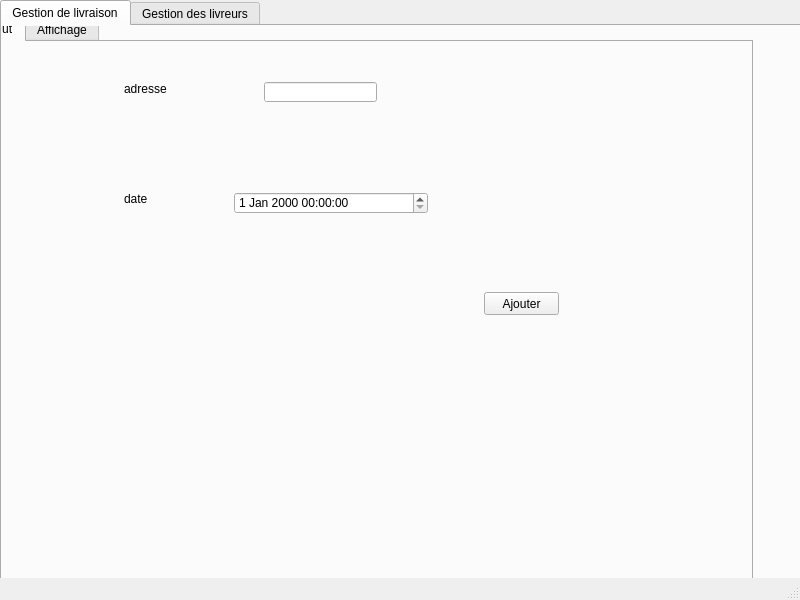
<?xml version="1.0" encoding="UTF-8"?>
<ui version="4.0">
 <class>MainWindow</class>
 <widget class="QMainWindow" name="MainWindow">
  <property name="geometry">
   <rect>
    <x>0</x>
    <y>0</y>
    <width>800</width>
    <height>600</height>
   </rect>
  </property>
  <property name="windowTitle">
   <string>MainWindow</string>
  </property>
  <widget class="QWidget" name="centralwidget">
   <widget class="QTabWidget" name="temprature">
    <property name="geometry">
     <rect>
      <x>0</x>
      <y>0</y>
      <width>841</width>
      <height>701</height>
     </rect>
    </property>
    <property name="currentIndex">
     <number>0</number>
    </property>
    <widget class="QWidget" name="tab1">
     <attribute name="title">
      <string>Gestion de livraison</string>
     </attribute>
     <widget class="QTabWidget" name="tabWidget_2">
      <property name="geometry">
       <rect>
        <x>-30</x>
        <y>-10</y>
        <width>781</width>
        <height>621</height>
       </rect>
      </property>
      <property name="styleSheet">
       <string notr="true">tabWidget_2 = new QWidget(this); m_myWidget-&gt;setGeometry(0, 0, 300, 100)</string>
      </property>
      <property name="currentIndex">
       <number>0</number>
      </property>
      <widget class="QWidget" name="tab_3">
       <attribute name="title">
        <string>Ajout</string>
       </attribute>
       <widget class="QLabel" name="label">
        <property name="geometry">
         <rect>
          <x>150</x>
          <y>40</y>
          <width>47</width>
          <height>14</height>
         </rect>
        </property>
        <property name="text">
         <string>adresse</string>
        </property>
       </widget>
       <widget class="QLabel" name="label_3">
        <property name="geometry">
         <rect>
          <x>150</x>
          <y>150</y>
          <width>47</width>
          <height>14</height>
         </rect>
        </property>
        <property name="text">
         <string>date</string>
        </property>
       </widget>
       <widget class="QPushButton" name="Ajouter">
        <property name="geometry">
         <rect>
          <x>510</x>
          <y>250</y>
          <width>75</width>
          <height>23</height>
         </rect>
        </property>
        <property name="text">
         <string>Ajouter</string>
        </property>
       </widget>
       <widget class="QLineEdit" name="adrlivraison">
        <property name="geometry">
         <rect>
          <x>290</x>
          <y>40</y>
          <width>113</width>
          <height>20</height>
         </rect>
        </property>
       </widget>
       <widget class="QDateTimeEdit" name="datelivraison">
        <property name="geometry">
         <rect>
          <x>260</x>
          <y>150</y>
          <width>194</width>
          <height>22</height>
         </rect>
        </property>
       </widget>
      </widget>
      <widget class="QWidget" name="tab_5">
       <attribute name="title">
        <string>Affichage</string>
       </attribute>
       <widget class="QTableView" name="tab_livr">
        <property name="geometry">
         <rect>
          <x>20</x>
          <y>60</y>
          <width>471</width>
          <height>301</height>
         </rect>
        </property>
       </widget>
       <widget class="QComboBox" name="cb_recherche">
        <property name="geometry">
         <rect>
          <x>500</x>
          <y>50</y>
          <width>141</width>
          <height>22</height>
         </rect>
        </property>
        <item>
         <property name="text">
          <string>id_livr</string>
         </property>
        </item>
        <item>
         <property name="text">
          <string>adresse</string>
         </property>
        </item>
        <item>
         <property name="text">
          <string>date</string>
         </property>
        </item>
        <item>
         <property name="text">
          <string>prix</string>
         </property>
        </item>
       </widget>
       <widget class="QLineEdit" name="le_recherche">
        <property name="geometry">
         <rect>
          <x>660</x>
          <y>50</y>
          <width>113</width>
          <height>20</height>
         </rect>
        </property>
        <property name="placeholderText">
         <string>Rechercher</string>
        </property>
       </widget>
       <widget class="QLineEdit" name="idsupprimer">
        <property name="geometry">
         <rect>
          <x>510</x>
          <y>140</y>
          <width>131</width>
          <height>20</height>
         </rect>
        </property>
        <property name="placeholderText">
         <string>id_livr</string>
        </property>
       </widget>
       <widget class="QPushButton" name="supprimer">
        <property name="geometry">
         <rect>
          <x>690</x>
          <y>140</y>
          <width>75</width>
          <height>23</height>
         </rect>
        </property>
        <property name="text">
         <string>Supprimer</string>
        </property>
       </widget>
       <widget class="QLabel" name="label_21">
        <property name="geometry">
         <rect>
          <x>90</x>
          <y>400</y>
          <width>47</width>
          <height>14</height>
         </rect>
        </property>
        <property name="text">
         <string>adresse</string>
        </property>
       </widget>
       <widget class="QLineEdit" name="num_com_2">
        <property name="geometry">
         <rect>
          <x>220</x>
          <y>370</y>
          <width>113</width>
          <height>20</height>
         </rect>
        </property>
        <property name="styleSheet">
         <string notr="true">m_myWidget = new QWidget(this); m_myWidget-&gt;setGeometry(0, 0, 300, 100); QPalette pal = palette();</string>
        </property>
       </widget>
       <widget class="QLabel" name="label_36">
        <property name="geometry">
         <rect>
          <x>90</x>
          <y>520</y>
          <width>71</width>
          <height>16</height>
         </rect>
        </property>
        <property name="text">
         <string>Date d'arrivee</string>
        </property>
       </widget>
       <widget class="QLabel" name="label_37">
        <property name="geometry">
         <rect>
          <x>90</x>
          <y>370</y>
          <width>121</width>
          <height>16</height>
         </rect>
        </property>
        <property name="text">
         <string>ID_livr</string>
        </property>
       </widget>
       <widget class="QLineEdit" name="quantite_2">
        <property name="geometry">
         <rect>
          <x>220</x>
          <y>430</y>
          <width>113</width>
          <height>20</height>
         </rect>
        </property>
       </widget>
       <widget class="QLabel" name="label_38">
        <property name="geometry">
         <rect>
          <x>90</x>
          <y>430</y>
          <width>47</width>
          <height>14</height>
         </rect>
        </property>
        <property name="text">
         <string>date</string>
        </property>
       </widget>
       <widget class="QPushButton" name="modifier_2">
        <property name="geometry">
         <rect>
          <x>390</x>
          <y>430</y>
          <width>75</width>
          <height>23</height>
         </rect>
        </property>
        <property name="text">
         <string>modifier</string>
        </property>
       </widget>
       <widget class="QComboBox" name="colone_tri">
        <property name="geometry">
         <rect>
          <x>500</x>
          <y>90</y>
          <width>91</width>
          <height>22</height>
         </rect>
        </property>
        <item>
         <property name="text">
          <string>id_livr</string>
         </property>
        </item>
        <item>
         <property name="text">
          <string>adresse</string>
         </property>
        </item>
        <item>
         <property name="text">
          <string>date</string>
         </property>
        </item>
        <item>
         <property name="text">
          <string>livreur</string>
         </property>
        </item>
        <item>
         <property name="text">
          <string>total</string>
         </property>
        </item>
        <item>
         <property name="text">
          <string>date_arrivee</string>
         </property>
        </item>
       </widget>
       <widget class="QComboBox" name="ordre_tri">
        <property name="geometry">
         <rect>
          <x>620</x>
          <y>90</y>
          <width>51</width>
          <height>22</height>
         </rect>
        </property>
        <item>
         <property name="text">
          <string>ASC</string>
         </property>
        </item>
        <item>
         <property name="text">
          <string>DESC</string>
         </property>
        </item>
       </widget>
       <widget class="QPushButton" name="button_tri">
        <property name="geometry">
         <rect>
          <x>690</x>
          <y>90</y>
          <width>75</width>
          <height>23</height>
         </rect>
        </property>
        <property name="text">
         <string>tri</string>
        </property>
       </widget>
       <widget class="QPushButton" name="imprimer">
        <property name="geometry">
         <rect>
          <x>660</x>
          <y>250</y>
          <width>75</width>
          <height>23</height>
         </rect>
        </property>
        <property name="text">
         <string>imprimer</string>
        </property>
       </widget>
       <widget class="QPushButton" name="PDF">
        <property name="geometry">
         <rect>
          <x>550</x>
          <y>250</y>
          <width>75</width>
          <height>23</height>
         </rect>
        </property>
        <property name="text">
         <string>PDF</string>
        </property>
       </widget>
       <widget class="QLineEdit" name="produit_2">
        <property name="geometry">
         <rect>
          <x>220</x>
          <y>400</y>
          <width>113</width>
          <height>20</height>
         </rect>
        </property>
       </widget>
       <widget class="QLineEdit" name="date_arrivee_2">
        <property name="geometry">
         <rect>
          <x>220</x>
          <y>520</y>
          <width>113</width>
          <height>20</height>
         </rect>
        </property>
       </widget>
       <widget class="QPushButton" name="pushButton">
        <property name="geometry">
         <rect>
          <x>610</x>
          <y>300</y>
          <width>75</width>
          <height>23</height>
         </rect>
        </property>
        <property name="text">
         <string>notification</string>
        </property>
       </widget>
      </widget>
     </widget>
    </widget>
    <widget class="QWidget" name="tab_2">
     <attribute name="title">
      <string>Gestion des livreurs</string>
     </attribute>
     <widget class="QTabWidget" name="affichage2">
      <property name="geometry">
       <rect>
        <x>0</x>
        <y>0</y>
        <width>771</width>
        <height>601</height>
       </rect>
      </property>
      <property name="currentIndex">
       <number>0</number>
      </property>
      <widget class="QWidget" name="tab_11">
       <attribute name="title">
        <string>Ajout</string>
       </attribute>
       <widget class="QLabel" name="label_15">
        <property name="geometry">
         <rect>
          <x>20</x>
          <y>40</y>
          <width>47</width>
          <height>14</height>
         </rect>
        </property>
        <property name="text">
         <string>nom_liv</string>
        </property>
       </widget>
       <widget class="QLabel" name="label_17">
        <property name="geometry">
         <rect>
          <x>20</x>
          <y>70</y>
          <width>47</width>
          <height>14</height>
         </rect>
        </property>
        <property name="text">
         <string>prenom_liv</string>
        </property>
       </widget>
       <widget class="QLabel" name="label_18">
        <property name="geometry">
         <rect>
          <x>20</x>
          <y>100</y>
          <width>91</width>
          <height>16</height>
         </rect>
        </property>
        <property name="text">
         <string>num_tel</string>
        </property>
       </widget>
       <widget class="QLineEdit" name="prenom">
        <property name="geometry">
         <rect>
          <x>150</x>
          <y>70</y>
          <width>113</width>
          <height>20</height>
         </rect>
        </property>
       </widget>
       <widget class="QLineEdit" name="numtel">
        <property name="geometry">
         <rect>
          <x>150</x>
          <y>100</y>
          <width>113</width>
          <height>20</height>
         </rect>
        </property>
       </widget>
       <widget class="QPushButton" name="ajouter1">
        <property name="geometry">
         <rect>
          <x>370</x>
          <y>80</y>
          <width>75</width>
          <height>23</height>
         </rect>
        </property>
        <property name="text">
         <string>Ajouter</string>
        </property>
       </widget>
       <widget class="QLineEdit" name="nom">
        <property name="geometry">
         <rect>
          <x>150</x>
          <y>40</y>
          <width>113</width>
          <height>20</height>
         </rect>
        </property>
       </widget>
       <widget class="QLineEdit" name="salaire">
        <property name="geometry">
         <rect>
          <x>150</x>
          <y>140</y>
          <width>113</width>
          <height>20</height>
         </rect>
        </property>
       </widget>
       <widget class="QLabel" name="label_19">
        <property name="geometry">
         <rect>
          <x>20</x>
          <y>140</y>
          <width>91</width>
          <height>16</height>
         </rect>
        </property>
        <property name="text">
         <string>salaire</string>
        </property>
       </widget>
      </widget>
      <widget class="QWidget" name="tab_12">
       <attribute name="title">
        <string>Affichage</string>
       </attribute>
       <widget class="QTableView" name="tab_liv_2">
        <property name="geometry">
         <rect>
          <x>20</x>
          <y>10</y>
          <width>441</width>
          <height>261</height>
         </rect>
        </property>
       </widget>
       <widget class="QComboBox" name="cb_recherche_2">
        <property name="geometry">
         <rect>
          <x>480</x>
          <y>30</y>
          <width>141</width>
          <height>22</height>
         </rect>
        </property>
        <item>
         <property name="text">
          <string>id_livreur</string>
         </property>
        </item>
        <item>
         <property name="text">
          <string>nom_liv</string>
         </property>
        </item>
        <item>
         <property name="text">
          <string>prenom_liv</string>
         </property>
        </item>
        <item>
         <property name="text">
          <string>num_tel</string>
         </property>
        </item>
        <item>
         <property name="text">
          <string>nbr_liv</string>
         </property>
        </item>
       </widget>
       <widget class="QLineEdit" name="numtel_2">
        <property name="geometry">
         <rect>
          <x>630</x>
          <y>30</y>
          <width>113</width>
          <height>20</height>
         </rect>
        </property>
        <property name="placeholderText">
         <string>Rechercher</string>
        </property>
       </widget>
       <widget class="QComboBox" name="colone_tri_2">
        <property name="geometry">
         <rect>
          <x>480</x>
          <y>70</y>
          <width>91</width>
          <height>22</height>
         </rect>
        </property>
        <item>
         <property name="text">
          <string>id_livreur</string>
         </property>
        </item>
        <item>
         <property name="text">
          <string>nom_liv</string>
         </property>
        </item>
        <item>
         <property name="text">
          <string>prenom_liv</string>
         </property>
        </item>
        <item>
         <property name="text">
          <string>num_tel</string>
         </property>
        </item>
        <item>
         <property name="text">
          <string>nbr_liv</string>
         </property>
        </item>
       </widget>
       <widget class="QComboBox" name="ordre_tri_2">
        <property name="geometry">
         <rect>
          <x>590</x>
          <y>70</y>
          <width>51</width>
          <height>22</height>
         </rect>
        </property>
        <item>
         <property name="text">
          <string>ASC</string>
         </property>
        </item>
        <item>
         <property name="text">
          <string>DESC</string>
         </property>
        </item>
       </widget>
       <widget class="QPushButton" name="button_tri_2">
        <property name="geometry">
         <rect>
          <x>660</x>
          <y>70</y>
          <width>75</width>
          <height>23</height>
         </rect>
        </property>
        <property name="text">
         <string>tri</string>
        </property>
       </widget>
       <widget class="QPushButton" name="supprimer_2">
        <property name="geometry">
         <rect>
          <x>650</x>
          <y>130</y>
          <width>75</width>
          <height>23</height>
         </rect>
        </property>
        <property name="text">
         <string>Supprimer</string>
        </property>
       </widget>
       <widget class="QLineEdit" name="id">
        <property name="geometry">
         <rect>
          <x>480</x>
          <y>130</y>
          <width>131</width>
          <height>20</height>
         </rect>
        </property>
        <property name="placeholderText">
         <string>id_livreur</string>
        </property>
       </widget>
       <widget class="QPushButton" name="imprimer_2">
        <property name="geometry">
         <rect>
          <x>500</x>
          <y>230</y>
          <width>75</width>
          <height>23</height>
         </rect>
        </property>
        <property name="text">
         <string>imprimer</string>
        </property>
       </widget>
       <widget class="QPushButton" name="PDF_2">
        <property name="geometry">
         <rect>
          <x>640</x>
          <y>230</y>
          <width>75</width>
          <height>23</height>
         </rect>
        </property>
        <property name="text">
         <string>PDF</string>
        </property>
       </widget>
       <widget class="QLabel" name="label_39">
        <property name="geometry">
         <rect>
          <x>80</x>
          <y>300</y>
          <width>121</width>
          <height>16</height>
         </rect>
        </property>
        <property name="text">
         <string>id</string>
        </property>
       </widget>
       <widget class="QLabel" name="label_40">
        <property name="geometry">
         <rect>
          <x>80</x>
          <y>330</y>
          <width>47</width>
          <height>14</height>
         </rect>
        </property>
        <property name="text">
         <string>nom</string>
        </property>
       </widget>
       <widget class="QLabel" name="label_41">
        <property name="geometry">
         <rect>
          <x>80</x>
          <y>360</y>
          <width>47</width>
          <height>14</height>
         </rect>
        </property>
        <property name="text">
         <string>prenom</string>
        </property>
       </widget>
       <widget class="QLabel" name="label_42">
        <property name="geometry">
         <rect>
          <x>80</x>
          <y>390</y>
          <width>91</width>
          <height>16</height>
         </rect>
        </property>
        <property name="text">
         <string>numtel</string>
        </property>
       </widget>
       <widget class="QLineEdit" name="id_2">
        <property name="geometry">
         <rect>
          <x>220</x>
          <y>300</y>
          <width>113</width>
          <height>20</height>
         </rect>
        </property>
       </widget>
       <widget class="QLineEdit" name="prenom_2">
        <property name="geometry">
         <rect>
          <x>220</x>
          <y>360</y>
          <width>113</width>
          <height>20</height>
         </rect>
        </property>
       </widget>
       <widget class="QLineEdit" name="numtel_3">
        <property name="geometry">
         <rect>
          <x>220</x>
          <y>390</y>
          <width>113</width>
          <height>20</height>
         </rect>
        </property>
       </widget>
       <widget class="QPushButton" name="modifier3">
        <property name="geometry">
         <rect>
          <x>380</x>
          <y>370</y>
          <width>75</width>
          <height>23</height>
         </rect>
        </property>
        <property name="text">
         <string>Modifier</string>
        </property>
       </widget>
       <widget class="QLineEdit" name="nom_2">
        <property name="geometry">
         <rect>
          <x>220</x>
          <y>330</y>
          <width>113</width>
          <height>20</height>
         </rect>
        </property>
       </widget>
       <widget class="QLineEdit" name="salaire_2">
        <property name="geometry">
         <rect>
          <x>220</x>
          <y>420</y>
          <width>113</width>
          <height>20</height>
         </rect>
        </property>
       </widget>
       <widget class="QLabel" name="label_43">
        <property name="geometry">
         <rect>
          <x>80</x>
          <y>420</y>
          <width>91</width>
          <height>16</height>
         </rect>
        </property>
        <property name="text">
         <string>salaire</string>
        </property>
       </widget>
       <widget class="QPushButton" name="pushButton_2">
        <property name="geometry">
         <rect>
          <x>570</x>
          <y>280</y>
          <width>75</width>
          <height>23</height>
         </rect>
        </property>
        <property name="text">
         <string>notification</string>
        </property>
       </widget>
      </widget>
     </widget>
    </widget>
   </widget>
  </widget>
  <widget class="QMenuBar" name="menubar">
   <property name="geometry">
    <rect>
     <x>0</x>
     <y>0</y>
     <width>800</width>
     <height>22</height>
    </rect>
   </property>
  </widget>
  <widget class="QStatusBar" name="statusbar"/>
 </widget>
 <resources/>
 <connections/>
</ui>
